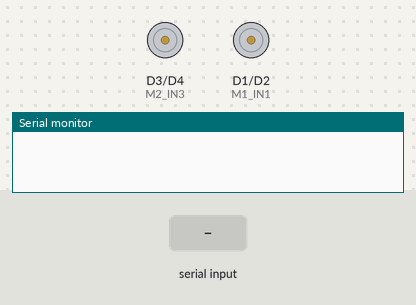
A sketch run on a simulated ESP8266 (NodeMCU). Shown: motor-driver pin pairs drawn as motors (green arrow = first pin HIGH = forward, orange = second pin HIGH = backward, longer = more drive), the last lines printed to the serial monitor. Inputs (shaded band) come from the test bench.

Above: at 1.2 s.
1.3 s: "ATTACK\n" received over Serial
At 2.1 s:
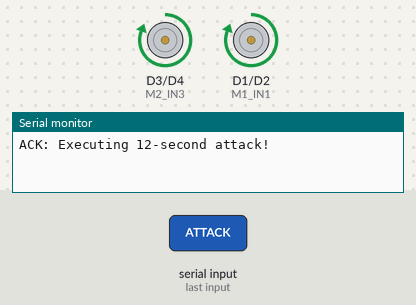
At 3.3 s:
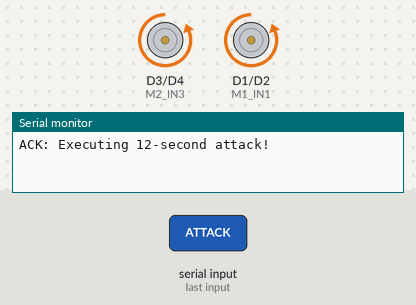
Timing chart, 0 to 10.3 s (numbered marks = the images above; inputs shaded):
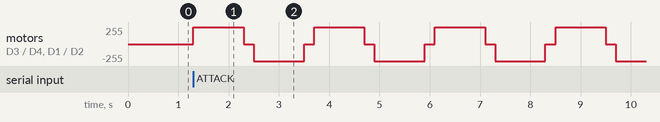

The sketch:

motors.ino
```cpp
const int M1_IN1 = D1;
const int M1_IN2 = D2;
const int M2_IN3 = D3;
const int M2_IN4 = D4;

void setup() {
  Serial.begin(9600);
  pinMode(M1_IN1, OUTPUT);
  pinMode(M1_IN2, OUTPUT);
  pinMode(M2_IN3, OUTPUT);
  pinMode(M2_IN4, OUTPUT);

  // Ensure everything is OFF at start
  stopMotors();
}

void stopMotors() {
  digitalWrite(M1_IN1, LOW);
  digitalWrite(M1_IN2, LOW);
  digitalWrite(M2_IN3, LOW);
  digitalWrite(M2_IN4, LOW);
}

void runAttackSequence() {
  Serial.println("ACK: Executing 12-second attack!");
  for (int i = 0; i < 6; i++) {
    // FORWARD
    digitalWrite(M1_IN1, HIGH); digitalWrite(M1_IN2, LOW);
    digitalWrite(M2_IN3, HIGH); digitalWrite(M2_IN4, LOW);
    delay(1000);

    stopMotors();
    delay(200);

    // BACKWARD
    digitalWrite(M1_IN1, LOW); digitalWrite(M1_IN2, HIGH);
    digitalWrite(M2_IN3, LOW); digitalWrite(M2_IN4, HIGH);
    delay(1000);

    stopMotors();
    delay(200);
  }
}

void loop() {
  if (Serial.available() > 0) {
    String command = Serial.readStringUntil('\n');
    command.trim();

    if (command == "ATTACK") {
      runAttackSequence();
    }
  }
}
```

Measured:
- after the input at 1.3 s, motor on D3 (M2_IN3) / D4 (M2_IN4), motor on D1 (M1_IN1) / D2 (M1_IN2): stopped → forward 255/255 at once, then repeats every 2.4 s: stopped 0.20 s, backward 255/255 1.0 s, stopped 0.20 s, forward 255/255 1.0 s
